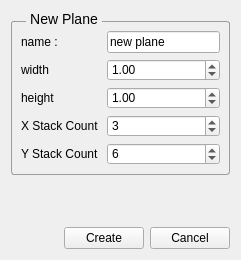
<?xml version="1.0" encoding="UTF-8"?>
<ui version="4.0">
 <class>FGECreatePlaneMeshPropertiesForm</class>
 <widget class="QWidget" name="FGECreatePlaneMeshPropertiesForm">
  <property name="geometry">
   <rect>
    <x>0</x>
    <y>0</y>
    <width>241</width>
    <height>260</height>
   </rect>
  </property>
  <property name="windowTitle">
   <string>Form</string>
  </property>
  <property name="styleSheet">
   <string notr="true">
QGroupBox {
    border: 1px solid ;
	border-color: rgb(156, 156, 156);
    margin-top: 10px;
    font-size: 14px;
    border-radius: 3px;
}

QGroupBox::title {
	top:0px;
	left : 15px;
    subcontrol-origin: margin;
    subcontrol-position: top left;
    padding: 0px 2px;
}</string>
  </property>
  <layout class="QGridLayout" name="gridLayout_2">
   <item row="0" column="0" colspan="3">
    <widget class="QGroupBox" name="groupBox_2">
     <property name="title">
      <string>New Plane</string>
     </property>
     <layout class="QGridLayout" name="gridLayout">
      <item row="6" column="0">
       <widget class="QLabel" name="label_5">
        <property name="text">
         <string>Y Stack Count </string>
        </property>
       </widget>
      </item>
      <item row="4" column="1">
       <widget class="QSpinBox" name="x_tack_count_spinBox">
        <property name="minimum">
         <number>1</number>
        </property>
        <property name="maximum">
         <number>999999</number>
        </property>
        <property name="value">
         <number>3</number>
        </property>
        <property name="displayIntegerBase">
         <number>10</number>
        </property>
       </widget>
      </item>
      <item row="1" column="0">
       <widget class="QLabel" name="label">
        <property name="text">
         <string>width</string>
        </property>
       </widget>
      </item>
      <item row="6" column="1">
       <widget class="QSpinBox" name="y_tack_count_spinBox">
        <property name="minimum">
         <number>1</number>
        </property>
        <property name="maximum">
         <number>999999</number>
        </property>
        <property name="value">
         <number>6</number>
        </property>
        <property name="displayIntegerBase">
         <number>10</number>
        </property>
       </widget>
      </item>
      <item row="0" column="0">
       <widget class="QLabel" name="label_7">
        <property name="text">
         <string>name :</string>
        </property>
       </widget>
      </item>
      <item row="2" column="0">
       <widget class="QLabel" name="label_2">
        <property name="text">
         <string>height</string>
        </property>
       </widget>
      </item>
      <item row="1" column="1">
       <widget class="QDoubleSpinBox" name="withd_doubleSpinBox">
        <property name="maximum">
         <double>999999.989999999990687</double>
        </property>
        <property name="value">
         <double>1.000000000000000</double>
        </property>
       </widget>
      </item>
      <item row="4" column="0">
       <widget class="QLabel" name="label_4">
        <property name="text">
         <string>X Stack Count </string>
        </property>
       </widget>
      </item>
      <item row="0" column="1">
       <widget class="QLineEdit" name="name_object_lineEdit">
        <property name="text">
         <string>new plane</string>
        </property>
       </widget>
      </item>
      <item row="2" column="1">
       <widget class="QDoubleSpinBox" name="height_doubleSpinBox">
        <property name="maximum">
         <double>999999.989999999990687</double>
        </property>
        <property name="value">
         <double>1.000000000000000</double>
        </property>
       </widget>
      </item>
     </layout>
    </widget>
   </item>
   <item row="1" column="1">
    <spacer name="verticalSpacer">
     <property name="orientation">
      <enum>Qt::Vertical</enum>
     </property>
     <property name="sizeHint" stdset="0">
      <size>
       <width>20</width>
       <height>1</height>
      </size>
     </property>
    </spacer>
   </item>
   <item row="2" column="0">
    <spacer name="horizontalSpacer">
     <property name="orientation">
      <enum>Qt::Horizontal</enum>
     </property>
     <property name="sizeHint" stdset="0">
      <size>
       <width>37</width>
       <height>20</height>
      </size>
     </property>
    </spacer>
   </item>
   <item row="2" column="1">
    <widget class="QPushButton" name="create_pushButton">
     <property name="text">
      <string>Create</string>
     </property>
    </widget>
   </item>
   <item row="2" column="2">
    <widget class="QPushButton" name="cancel_pushButton">
     <property name="text">
      <string>Cancel</string>
     </property>
    </widget>
   </item>
  </layout>
 </widget>
 <resources/>
 <connections/>
</ui>
